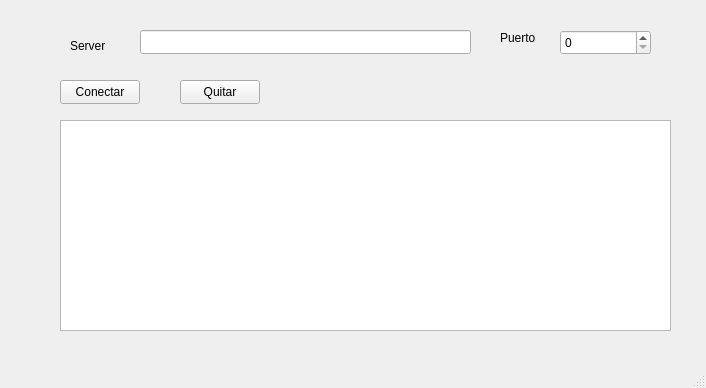
<?xml version="1.0" encoding="UTF-8"?>
<ui version="4.0">
 <class>MainWindow</class>
 <widget class="QMainWindow" name="MainWindow">
  <property name="geometry">
   <rect>
    <x>0</x>
    <y>0</y>
    <width>706</width>
    <height>388</height>
   </rect>
  </property>
  <property name="windowTitle">
   <string>MainWindow</string>
  </property>
  <widget class="QWidget" name="centralwidget">
   <widget class="QPushButton" name="pushButton">
    <property name="geometry">
     <rect>
      <x>60</x>
      <y>80</y>
      <width>80</width>
      <height>24</height>
     </rect>
    </property>
    <property name="text">
     <string>Conectar</string>
    </property>
   </widget>
   <widget class="QPushButton" name="pushButton_2">
    <property name="geometry">
     <rect>
      <x>180</x>
      <y>80</y>
      <width>80</width>
      <height>24</height>
     </rect>
    </property>
    <property name="text">
     <string>Quitar</string>
    </property>
   </widget>
   <widget class="QLineEdit" name="server">
    <property name="geometry">
     <rect>
      <x>140</x>
      <y>30</y>
      <width>331</width>
      <height>24</height>
     </rect>
    </property>
   </widget>
   <widget class="QLabel" name="label">
    <property name="geometry">
     <rect>
      <x>70</x>
      <y>30</y>
      <width>61</width>
      <height>31</height>
     </rect>
    </property>
    <property name="text">
     <string>Server</string>
    </property>
   </widget>
   <widget class="QListWidget" name="listWidget">
    <property name="geometry">
     <rect>
      <x>60</x>
      <y>120</y>
      <width>611</width>
      <height>211</height>
     </rect>
    </property>
   </widget>
   <widget class="QSpinBox" name="port">
    <property name="geometry">
     <rect>
      <x>560</x>
      <y>30</y>
      <width>91</width>
      <height>25</height>
     </rect>
    </property>
    <property name="maximum">
     <number>9999</number>
    </property>
   </widget>
   <widget class="QLabel" name="label_2">
    <property name="geometry">
     <rect>
      <x>500</x>
      <y>30</y>
      <width>58</width>
      <height>16</height>
     </rect>
    </property>
    <property name="text">
     <string>Puerto</string>
    </property>
   </widget>
  </widget>
  <widget class="QMenuBar" name="menubar">
   <property name="geometry">
    <rect>
     <x>0</x>
     <y>0</y>
     <width>706</width>
     <height>21</height>
    </rect>
   </property>
  </widget>
  <widget class="QStatusBar" name="statusbar"/>
 </widget>
 <resources/>
 <connections/>
</ui>
